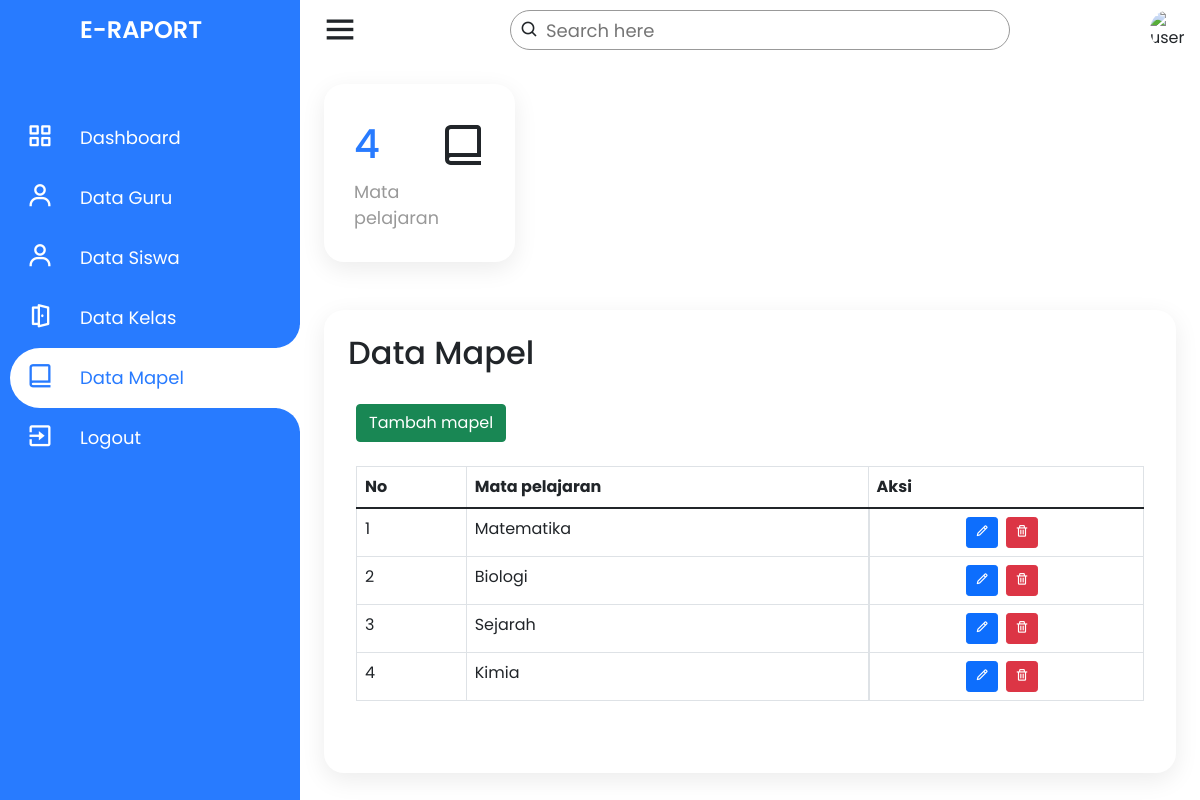
/admin/data-mapel.php, run on the app's committed database.
### tables this page shows
CREATE TABLE `mata_pelajaran` (
  `id_mapel` int(11) NOT NULL AUTO_INCREMENT,
  `nama_mapel` varchar(20) NOT NULL,
  `nip` varchar(11) DEFAULT NULL,
  PRIMARY KEY (`id_mapel`),
  KEY `mata_pelajaran_ibfk_1` (`nip`),
  CONSTRAINT `mata_pelajaran_ibfk_1` FOREIGN KEY (`nip`) REFERENCES `guru` (`nip`) ON DELETE SET NULL ON UPDATE CASCADE
);

### admin/data-mapel.php (the view, shortened to what this page needs)
<?php
require_once dirname(__FILE__) . '/../connection.php';
if (!isset($_GET['p'])) {
    $page_no = 1;
} else {
    $page_no = $_GET['p'];
}
$records_per_page = 30;
$offset = ($page_no - 1) * $records_per_page;
?>
<!DOCTYPE html>
<html lang="en" dir="ltr">
<head>
    <link rel="stylesheet" href="style.css">
    <link href='https://unpkg.com/boxicons@2.0.7/css/boxicons.min.css' rel='stylesheet'>
    <link href="https://cdn.jsdelivr.net/npm/bootstrap@5.1.3/dist/css/bootstrap.min.css" rel="stylesheet">
    <link rel="stylesheet" href="../assets/css/style.css">
</head>
<body>
    <div class="container">
        <div class="navigation">
            <ul>
                <li>
                    <a href="#">
                        <span class="icon"></span>
                        <h1 class="title">E-Raport</h1>
                    </a>
                </li>
                <li>
                    <a href="../index">
                        <span class="icon"><i class='bx bx-grid-alt'></i></span>
                        <span class="title">Dashboard</span>
                    </a>
                </li>
                <li>
                    <a href="data-guru">
                        <span class="icon"><i class='bx bx-user'></i></span>
                        <span class="title">Data Guru</span>
                    </a>
                </li>
                <li>
                    <a href="data-siswa">
                        <span class="icon"><i class='bx bx-user'></i></span>
                        <span class="title">Data Siswa</span>
                    </a>
                </li>
                <li>
                    <a href="data-kelas">
                        <span class="icon"><i class='bx bx-door-open'></i></span>
                        <span class="title">Data Kelas</span>
                    </a>
                </li>
                <li class="hovered">
                    <a href="data-mapel">
                        <span class="icon"><i class='bx bx-book-alt'></i></span>
                        <span class="title">Data Mapel</span>
                    </a>
                </li>
                <li>
                    <a href="../logout">
                        <span class="icon"><i class='bx bx-exit'></i></span>
                        <span class="title">Logout</span>
                    </a>
                </li>
            </ul>
        </div>
    </div>
    <div class="main">
        <div class="topbar">
            <div class="toggle">
                <i class='bx bx-menu'></i>
            </div>
            <div class="search">
                <label>
                    <input type="text" name="search" id="search" placeholder="Search here">
                    <i class='bx bx-search'></i>
                </label>
            </div>
            <div class="user">
                <img src="https://blogger.googleusercontent.com/img/a/AVvXsEiXyPi_rGT6jD0HngbJm7ynV-rF3rbepixGAznBNXQteWfrkWk1VvidfrFLeLr3E1slcwmf0jQ3ktsRI1Ga6xMOftHsDC1fbi9Oid8jOz0YX22jl6_i38Y5xbRuLrmoQm2O371YilOhD77YN1xeyibg4_B0qHWhOv24q9DoKzQokmiuruFKmPYKvX1zeA" alt="user">
            </div>
        </div>
        <div class="cardBox">
            <div class="card">
                <div>
                    <?php
                    $result_mapel = $conn->query("SELECT * FROM mata_pelajaran LIMIT $records_per_page OFFSET $offset");
                    if ($result_mapel && $result_mapel->num_rows > 0) {
                        $result_jml = $conn->query("SELECT COUNT(*) AS total_mapel FROM mata_pelajaran");
                        $jml = $result_jml->fetch_assoc();
                        echo "<div class='numbers'>${jml['total_mapel']}</div>";
                    }
                    ?>
                    <div class="cardName">Mata pelajaran</div>
                </div>
                <div class="iconBx">
                    <i class='bx bx-book-alt'></i>
                </div>
            </div>
        </div>
        <div class="konten">
            <h2 class="konten_title">
                Data Mapel
            </h2>
            <div class="konten_isi">
                <div class="konten_pengaturan">
                    <a href="tambah-data-mapel"><button type="button" class="btn btn-success">Tambah
                            mapel</button></a>
                </div>
                <div class="konten_table table-responsive">
                    <table class="table table-bordered">
                        <thead>
                            <tr>
                                <th>No</th>
                                <th>Mata pelajaran</th>
                                <th>Aksi</th>
                            </tr>
                        </thead>
                        <tbody>
                            <?php
                            $result_mapel = $conn->query("SELECT * FROM mata_pelajaran LIMIT $records_per_page OFFSET $offset");
                            if ($result_mapel && $result_mapel->num_rows > 0) {
                                $no = 1;
                                while ($row = $result_mapel->fetch_assoc()) {
                                    echo "
                                <tr>
                                    <td>$no</td>
                                    <td>${row['nama_mapel']}</td>
                                    <td class='aksi'>
                                        <a href='ubah-data-mapel?id_mapel=${row['id_mapel']}'><button type='button' data-bs-toggle='tooltip' class='btn btn-primary btn-sm' title='Ubah'><i class='bx bx-pencil'></i></button></a>
                                        <a href='hapus-data-mapel?id_mapel=${row['id_mapel']}'><button type='button' data-bs-toggle='tooltip' class='btn btn-danger btn-sm' title='Hapus'><i class='bx bx-trash'></i></button></a>
                                    </td>
                                </tr>
                                ";
                                    $no++;
                                }
                            }
                            ?>
                        </tbody>
                    </table>
                </div>
            </div>
        </div>
    </div>
</body>
</html>

### data on the page
mata_pelajaran: nama_mapel "Matematika"
mata_pelajaran: nama_mapel "Biologi"
mata_pelajaran: nama_mapel "Sejarah"
mata_pelajaran: nama_mapel "Kimia"

### other printed values
jml['total_mapel'] "4"
